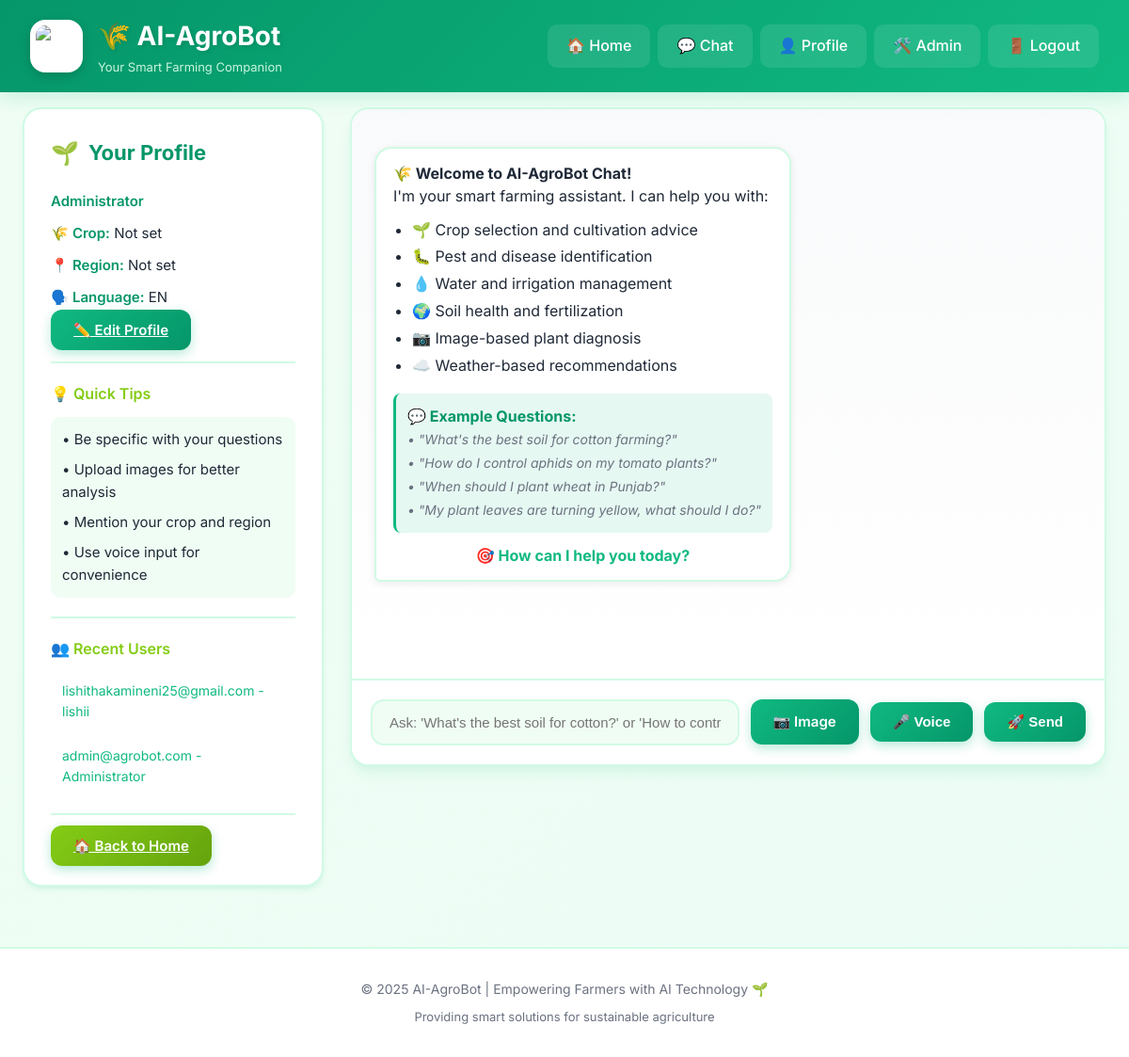
The page /chat (signed in) on the database its author committed.
### database.py (models this page shows)
class User(UserMixin, db.Model):
    __tablename__ = "users"
    id = db.Column(db.Integer, primary_key=True)
    email = db.Column(db.String(200), unique=True, nullable=False)
    password = db.Column(db.String(200), nullable=False)
    name = db.Column(db.String(100))
    role = db.Column(db.String(20), default="farmer")
    primary_crop = db.Column(db.String(100))
    region = db.Column(db.String(100))
    preferred_language = db.Column(db.String(20), default="en")

### app.py (the view)
@app.route('/chat')
def chat():
    recent_users = None
    if current_user.is_authenticated and current_user.role == 'admin':
        recent_users = User.query.order_by(User.id.desc()).limit(20).all()
    return render_template('chat.html', recent_users=recent_users)

### app.py (called while the page is built)
@login_manager.user_loader
def load_user(user_id):
    return db.session.get(User, int(user_id))

### templates/chat.html (shortened to what this page needs)
{% extends "base.html" %}
{% block content %}
<div class="container">
  <aside class="sidebar">
    <h3>Your Profile</h3>
    {% if current_user.is_authenticated %}
      <p><strong>{{ current_user.name or current_user.email }}</strong></p>
      <p>🌾 <strong>Crop:</strong> {{ current_user.primary_crop or "Not set" }}</p>
      <p>📍 <strong>Region:</strong> {{ current_user.region or "Not set" }}</p>
      <p>🗣️ <strong>Language:</strong> {{ current_user.preferred_language|upper or "EN" }}</p>
      <a class="btn" href="{{ url_for('profile') }}">✏️ Edit Profile</a>
    {% endif %}
    <hr>
    <h4 style="color: var(--secondary); font-size: 16px; margin-bottom: 12px; font-weight: 600;">💡 Quick Tips</h4>
    <div style="background: var(--bg); padding: 12px; border-radius: 10px; font-size: 13px; line-height: 1.6; color: var(--text-light);">
      <p style="margin: 0 0 8px 0;">• Be specific with your questions</p>
      <p style="margin: 0 0 8px 0;">• Upload images for better analysis</p>
      <p style="margin: 0 0 8px 0;">• Mention your crop and region</p>
      <p style="margin: 0;">• Use voice input for convenience</p>
    </div>
    {% if recent_users %}
      <hr>
      <h4>👥 Recent Users</h4>
      <ul class="user-list">
        {% for u in recent_users %}
          <li>
            <a href="{{ url_for('admin_view_user', user_id=u.id) }}">
              {{ u.email }} - {{ u.name or '—' }}
            </a>
          </li>
        {% endfor %}
      </ul>
    {% endif %}
    <hr>
    <a href="{{ url_for('home') }}" class="btn" style="width: 100%; background: linear-gradient(135deg, var(--secondary) 0%, #65a30d 100%);">
      🏠 Back to Home
    </a>
  </aside>
  <section class="chat-panel">
    <div id="messages" class="messages" aria-live="polite">
      <div class="message bot">
        <div class="bubble">
          <strong>🌾 Welcome to AI-AgroBot Chat!</strong><br>
          I'm your smart farming assistant. I can help you with:
          <ul style="margin: 10px 0 0 20px; line-height: 1.8;">
            <li>🌱 Crop selection and cultivation advice</li>
            <li>🐛 Pest and disease identification</li>
            <li>💧 Water and irrigation management</li>
            <li>🌍 Soil health and fertilization</li>
            <li>📷 Image-based plant diagnosis</li>
            <li>☁️ Weather-based recommendations</li>
          </ul>
          <div style="margin-top: 16px; padding: 12px; background: rgba(16, 185, 129, 0.1); border-radius: 8px; border-left: 3px solid var(--primary);">
            <strong style="color: var(--primary-dark);">💬 Example Questions:</strong><br>
            <em style="color: var(--text-light); font-size: 14px; line-height: 1.7;">
              • "What's the best soil for cotton farming?"<br>
              • "How do I control aphids on my tomato plants?"<br>
              • "When should I plant wheat in Punjab?"<br>
              • "My plant leaves are turning yellow, what should I do?"
            </em>
          </div>
          <div style="margin-top: 12px; text-align: center;">
            <strong style="color: var(--primary);">🎯 How can I help you today?</strong>
          </div>
        </div>
      </div>
    </div>
    <form id="chatForm" class="chat-form" onsubmit="return false;">
      <input
        id="msg"
        type="text"
        aria-label="Type your question"
        placeholder="Ask: 'What's the best soil for cotton?' or 'How to control aphids?'"
        autocomplete="off"
      >
      <label for="imageInput" class="btn" style="cursor: pointer; white-space: nowrap;" title="Upload Image for Analysis">
        📷 Image
      </label>
      <button id="voiceBtn" type="button" class="btn" title="Voice Input" style="white-space: nowrap;">
        🎤 Voice
      </button>
      <button id="sendBtn" type="button" class="btn" style="white-space: nowrap;">
        🚀 Send
      </button>
    </form>
  </section>
</div>
{% endblock %}

### static/style.css (style rules this page uses)
:root { --primary: #10b981; --primary-dark: #059669; --primary-light: #d1fae5; --secondary: #84cc16; --accent: #fbbf24; --muted: #6b7280; --bg: #f0fdf4; --bg-secondary: #ecfdf5; --card: #ffffff; --text: #1f2937; --text-light: #6b7280; --border: #d1fae5; --shadow: 0 4px 6px -1px rgba(16, 185, 129, 0.1), 0 2px 4px -1px rgba(16, 185, 129, 0.06); --shadow-lg: 0 10px 15px -3px rgba(16, 185, 129, 0.1), 0 4px 6px -2px rgba(16, 185, 129, 0.05); }
* { box-sizing: border-box; margin: 0; padding: 0; }
body { font-family: 'Inter', -apple-system, BlinkMacSystemFont, 'Segoe UI', Roboto, 'Helvetica Neue', Arial, sans-serif; background: linear-gradient(135deg, #f0fdf4 0%, #ecfdf5 100%); color: var(--text); line-height: 1.6; min-height: 100vh; }
.container { display: grid; grid-template-columns: 320px 1fr; gap: 28px; align-items: start; }
.sidebar { background: var(--card); padding: 28px; border-radius: 20px; box-shadow: var(--shadow); border: 2px solid var(--border); position: sticky; top: 120px; }
.sidebar h3 { color: var(--primary-dark); margin-bottom: 20px; font-size: 20px; font-weight: 700; display: flex; align-items: center; gap: 10px; }
.sidebar h3::before { content: '🌱'; font-size: 24px; }
.sidebar p { margin: 10px 0; color: var(--text); font-size: 15px; }
.sidebar strong { color: var(--primary-dark); font-weight: 600; }
.sidebar .btn { width: 100%; margin-top: 16px; }
.sidebar hr { border: none; border-top: 2px solid var(--border); margin: 20px 0; }
.sidebar h4 { color: var(--secondary); font-size: 16px; margin-bottom: 12px; font-weight: 600; }
.user-list { list-style: none; padding: 0; }
.user-list li { margin: 8px 0; }
.user-list a { color: var(--primary); text-decoration: none; padding: 8px 12px; display: block; border-radius: 10px; transition: all 0.3s ease; font-size: 14px; }
.chat-panel { display: flex; flex-direction: column; background: var(--card); border-radius: 20px; box-shadow: var(--shadow-lg); border: 2px solid var(--border); overflow: hidden; height: 700px; }
.messages { flex: 1; padding: 24px; overflow-y: auto; background: linear-gradient(to bottom, #f9fafb 0%, #ffffff 100%); scroll-behavior: smooth; }
.message { margin: 16px 0; display: flex; animation: slideIn 0.3s ease; }
.message.bot { justify-content: flex-start; }
.bubble { max-width: 75%; padding: 14px 18px; border-radius: 18px; line-height: 1.5; box-shadow: 0 2px 8px rgba(0, 0, 0, 0.08); position: relative; }
.bot .bubble { background: white; color: var(--text); border: 2px solid var(--border); border-bottom-left-radius: 6px; }
.chat-form { display: flex; gap: 12px; padding: 20px; background: white; border-top: 2px solid var(--border); align-items: center; }
.chat-form input[type="text"] { flex: 1; padding: 14px 18px; border-radius: 14px; border: 2px solid var(--border); font-size: 15px; transition: all 0.3s ease; background: var(--bg); }
.btn, button { background: linear-gradient(135deg, var(--primary) 0%, var(--primary-dark) 100%); color: white; border: none; padding: 12px 24px; border-radius: 12px; cursor: pointer; font-weight: 600; font-size: 15px; transition: all 0.3s ease; box-shadow: 0 4px 12px rgba(16, 185, 129, 0.3); }
.admin-kb h3, .admin-chats h3, .main h3 { color: var(--primary-dark); margin-bottom: 20px; font-size: 22px; font-weight: 700; }

### rows shown on the page
User: name "Administrator", primary_crop "Not set", region "Not set", preferred_language "EN", email "admin@agrobot.com"
User: email "lishithakamineni25@gmail.com", name "lishii"
